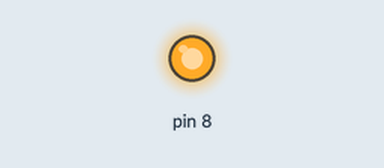
Recording of a sketch running on a simulated Arduino Uno, built with avr-gcc and run on an emulated ATmega328P. Shown: output pins drawn as LEDs (lit = HIGH).

Above: at 1.5 s.
At 3.5 s:
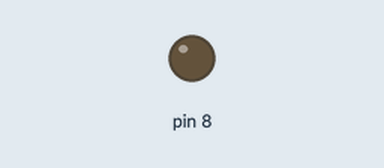
Timing chart, 0 to 5.2 s (numbered marks = the images above):
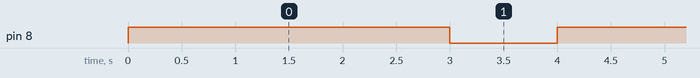

The sketch:

blink.ino
```cpp
void setup() {
  // put your setup code here, to run once:
  pinMode(8, OUTPUT);
}

void loop() {
  // put your main code here, to run repeatedly:
  digitalWrite(8, HIGH);
  delay(3000);
  digitalWrite(8, LOW);
  delay(1000);
}
```

Measured:
- by itself, pin 8: alternates HIGH for 3.0 s and LOW for 1.0 s
